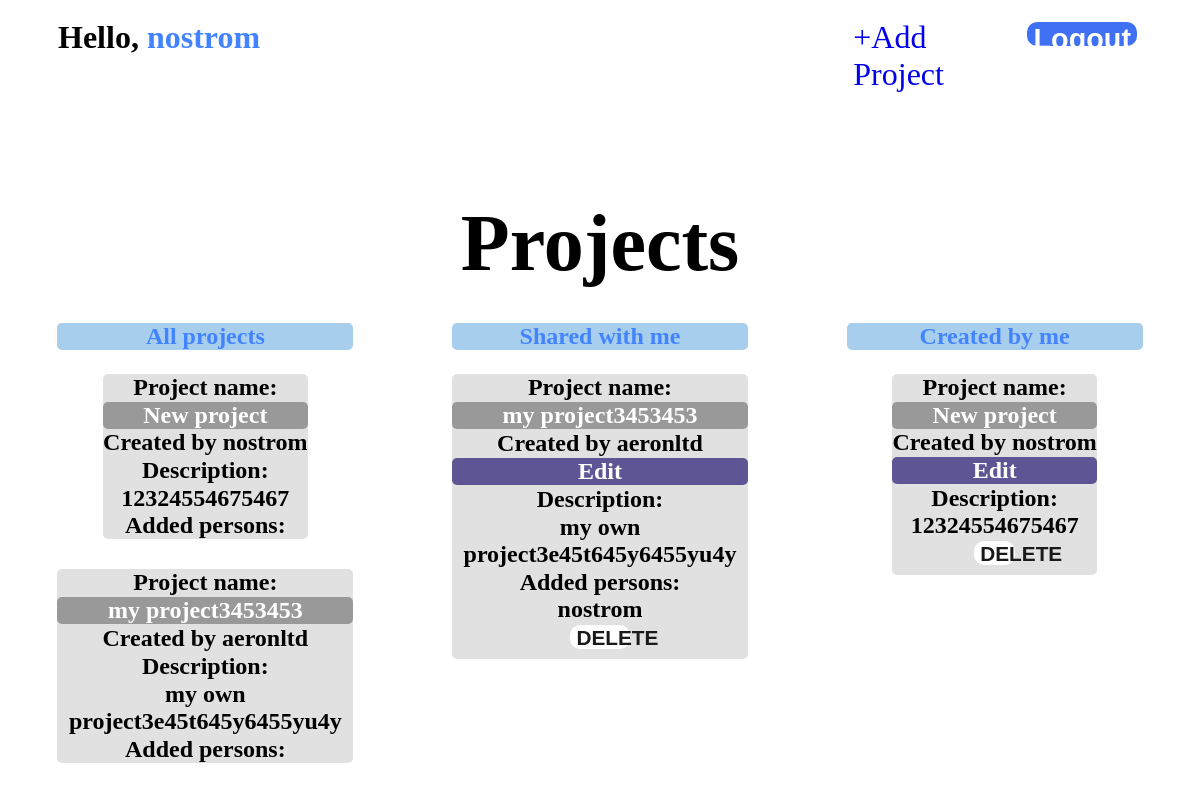
Page /projects_show_page/ (signed in) on the committed database.
### t_manage/models.py (models this page shows)
class User(AbstractUser):
	age = models.IntegerField()

### projects_show_page/models.py (models this page shows)
class Projects(models.Model):
	project_name = models.CharField(max_length=50, unique=True)
	project_description = models.TextField(max_length=200)
	creator_id = models.ForeignKey(User, on_delete=models.CASCADE)
	created_at = models.DateTimeField(auto_now_add=True)

### projects_show_page/views.py (the view)
# urls.py: path('', project_show_main_page, name='project_show_main_page'),
@login_required
def project_show_main_page(request):
	try:
		list_of_my_projects = []
		my_projects = Projects.objects.filter(creator_id=request.user.id)
		for i in my_projects:
			list_of_my_projects.append({
				'main_user': i.creator_id.username,
				'project_name': i.project_name,
				'project_description': i.project_description,
				'project_id': i.id
			})
		list_of_all_projects = []
		all_projects = Projects.objects.all()
		for i in all_projects:
			list_of_all_projects.append({
				'main_user': i.creator_id.username,
				'project_name': i.project_name,
				'project_description': i.project_description
			})
		list_of_shared_projects = []
		project_members = ProjectMembers.objects.filter(user_id=request.user.id)
		for i in project_members:
			projects = Projects.objects.filter(id=i.project_id.id)
			for j in projects:
				list_of_shared_projects.append({
					'added_user': i.user_id.username,
					'main_user': j.creator_id.username,
					'project_name': j.project_name,
					'project_description': j.project_description,
					'project_id': j.id
				})
		return render(request, 'project_show_page.html',
					  {'title': 'project_show_page', 'shared_with_me': list_of_shared_projects,
					   'all_projects': list_of_all_projects, 'created_by_me': list_of_my_projects})
	except:
		my_projects = Projects.objects.filter(creator_id_id=request.user.id)
		return render(request, 'project_show_page.html', {'title': 'project_show_page', 'shared_with_me': '',
														  'all_projects': '', 'created_by_me': ''})

### projects_show_page/templates/project_show_page.html (shortened to what this page needs)
{% extends 'base.html' %}
{% load static %}
{% block link %}
<link rel="stylesheet" href="{% static 'css/project_show_page.css' %}">
{% endblock %}
{% block content %}
<div class="container-first">
    <div class="container-second">
        <div class="user-name">Hello, <span class="us-name">{{ user.username }}</span></div>
        <div class="add-proj"><a class="lk" href="{% url 'add_and_modify:create_project_page'%}">+Add Project</a></div>
        <div class="log-out">
            <form action="{% url 'projects_show_page:logout_user' %}" method="POST">
                <button class="buttons" type="submit">Logout</button>
            </form>
        </div>
    </div>
    <div class="page-name">Projects</div>
    <div class="types-of-prj">
        <div class="type-1">All projects</div>
        <div class="type-2">Shared with me</div>
        <div class="type-3">Created by me</div>
    </div>
    <div class="container-third">
        <div class="block-1">
            {% for project in all_projects %}
            <div class="inner-block">
                <div class="proj-user-name">Project name:</div>
                <div class="proj-full-name">{{ project.project_name }}</div>
                <div class="proj-user-name">Created by {{ project.main_user }}</div>
                <div class="proj-user-name">Description:</div>
                <div class="proj-full-descr">{{ project.project_description }}</div>
                <div class="proj-user-name">Added persons:</div>
            </div>
            {% endfor %}
        </div>
        <div class="block-2">
            {% for project in shared_with_me %}
            <div class="inner-block">
                <div class="proj-user-name">Project name:</div>
                <div class="proj-full-name">{{ project.project_name }}</div>
                <div class="proj-user-name">Created by {{ project.main_user }}</div>
                <div class="edit"><a class="edit-link"
                                     href="{% url 'add_and_modify:edit_project_page' project.project_id %}">Edit</a>
                </div>
                <div class="proj-user-name">Description:</div>
                <div class="proj-full-descr">{{ project.project_description }}</div>
                <div class="proj-user-name">Added persons:</div>
                <div class="proj-full-descr">{{ project.added_user }}</div>
                <form action="{% url 'add_and_modify:delete_project' project.project_id %}" method="POST">
                    <button class="del">DELETE</button>
                </form>
            </div>
            {% endfor %}
        </div>
        <div class="block-3">
            {% for project in created_by_me %}
            <div class="inner-block">
                <div class="proj-user-name">Project name:</div>
                <div class="proj-full-name">{{ project.project_name }}</div>
                <div class="proj-user-name">Created by {{ project.main_user }}</div>
                <div class="edit"><a class="edit-link"
                                     href="{% url 'add_and_modify:edit_project_page' project.project_id %}">Edit</a>
                </div>
                <div class="proj-user-name">Description:</div>
                <div class="proj-full-descr">{{ project.project_description }}</div>
                <form action="{% url 'add_and_modify:delete_project' project.project_id %}" method="POST">
                    <button class="del">DELETE</button>
                </form>
            </div>
            {% endfor %}
        </div>
    </div>
</div>
{% endblock %}

### create_project/templates/base.html (shortened to what this page needs)
<!DOCTYPE html>
<html lang="en">
<head>
    {% block link %}
    {% endblock %}
</head>
<body>
{% block content %}
{% endblock %}
</body>
</html>

### projects_show_page/static/css/project_show_page.css (style rules this page uses)
* { box-sizing: border-box; margin-top: 0.3%; }
.container-first { display: flex; flex-direction: column; }
.container-second { display: flex; flex-direction: row; justify-content: space-between; }
.user-name, .add-proj, .log-out { display: inline-block; font-size: 2rem; padding: 5px; margin-left: 20px; }
.lk { text-decoration: none; }
.user-name { width: 80%; font-weight: bold; padding-left: 30px; }
.us-name { color: #4383FF; }
.log-out { margin-right: 50px; }
.buttons { margin: 0 auto; color: rgb(255, 255, 255); background-color: #4071F4; font-size: 1.8rem; font-weight: bold; width: 100%; border-radius: 10px; height: 3vh; border: none; }
.page-name { font-weight: 700; font-size: 5rem; text-align: center; margin-top: 100px; }
.types-of-prj { display: flex; flex-direction: row; justify-content: space-between; }
.type-1, .type-2, .type-3 { display: inline-block; background-color: #A7CFED; color: #4383FF; width: 25%; margin: 30px auto 10px auto; text-align: center; font-weight: bold; font-size: 1.5rem; border-radius: 5px; }
.container-third { display: flex; flex-direction: row; justify-content: space-between; }
.block-1, .block-2, .block-3 { display: inline-block; width: 25%; margin: 10px auto 10px auto; text-align: center; font-weight: bold; font-size: 1.5rem; }
.del { align-self: center; margin-bottom: 10px; color: rgb(26, 26, 26); background-color: #ffffff; font-size: 1.3rem; font-weight: 700; width: 20%; border-radius: 10px; height: 3vh; border: none; }
.edit { background-color: #5E5694; border-radius: 5px; }
.edit-link { text-decoration: none; font-weight: 700; color: white; }
.proj-full-name { background-color: #999999; color: #ffffff; border-radius: 5px; }
.inner-block { display: block; flex-direction: column; justify-content: center; justify-self: center; margin-bottom: 30px; background-color: #e1e1e1; border-radius: 5px; }

### rows in the picture
User: username "nostrom", main_user "nostrom", added_user "nostrom", main_user "nostrom"
Projects: project_name "New project", project_description "12324554675467", project_name "New project", project_description "12324554675467"
Projects: project_name "my project3453453", project_description "my own project3e45t645y6455yu4y", project_name "my project3453453", project_description "my own project3e45t645y6455yu4y"
User: main_user "aeronltd", main_user "aeronltd"
